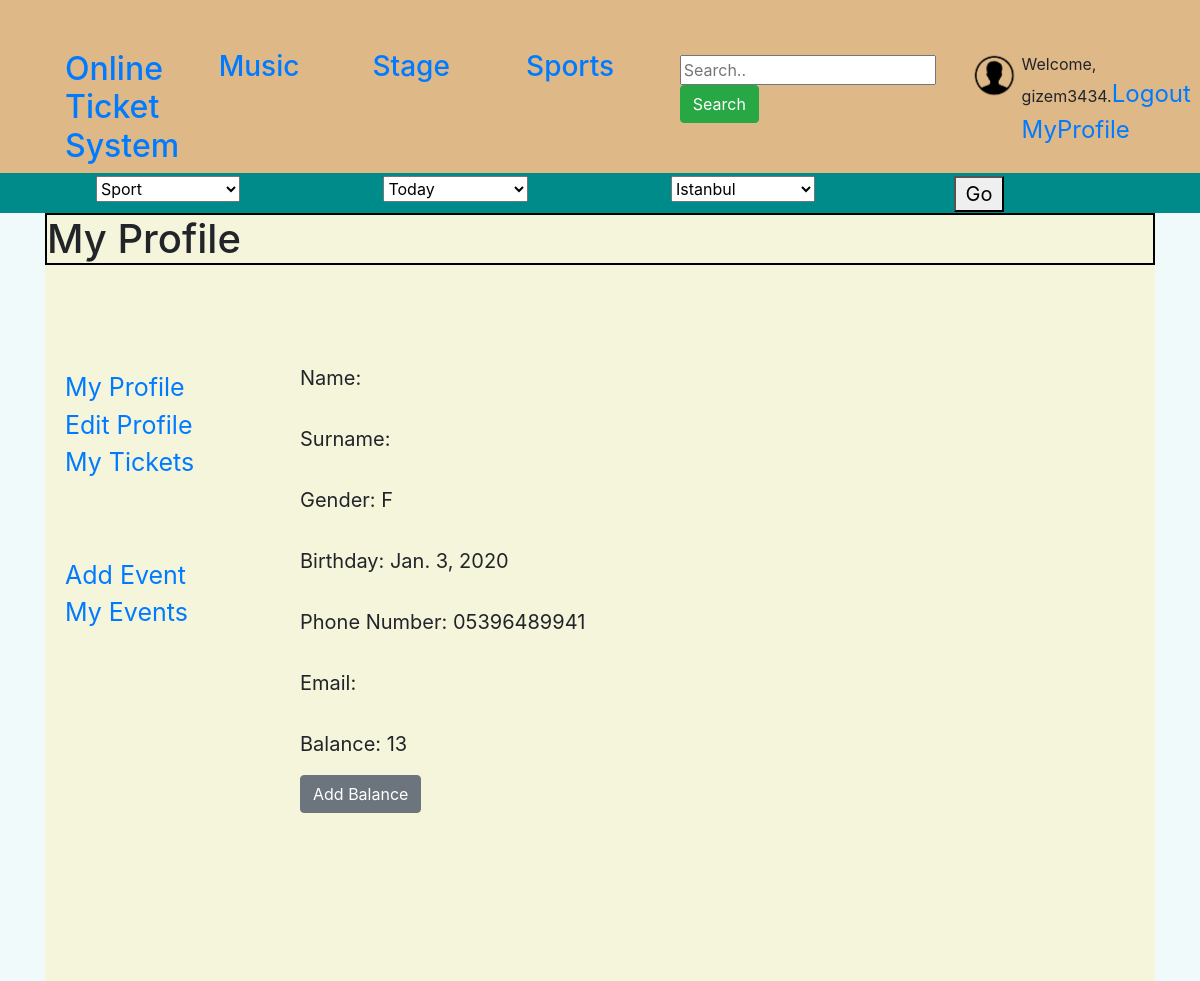
Screenshot of /account/profile/ (signed in) with the database file from the repository.
### website/models.py (models this page shows, shortened)
class UserProfile(models.Model):
    id = models.AutoField(primary_key=True)
    GENDER = (
        ('M', 'Male'),
        ('F', 'Female'),
    )
    gender = models.CharField(max_length=1, choices=GENDER)
    birthday = models.DateField()
    phone_number = models.CharField(max_length=11)
    img = models.URLField(null=True, blank=True)
    isOperator = models.BooleanField(default=False)
    user = models.ForeignKey(User, on_delete=models.CASCADE)
    balance = models.IntegerField(default=0)

### website/views.py (the view)
# urls.py: path('account/profile/', views.my_profile_view, name='my_profile'),
@login_required
def my_profile_view(request):
    user = request.user
    user_infos = UserProfile.objects.all().filter(user=user)
    context = {"user_infos": user_infos}
    return render(request, 'profile/profile.html', context)

### templates/profile/profile.html (shortened to what this page needs)
{% extends 'base.html' %}
{% block head %}
    {% load static %}
    <link rel="stylesheet" type="text/css" href="{% static "css/profile/profil.css" %}">
{% endblock %}
{% block content %}
    <body>
<div id="mainDiv">
    <h1 id="header">My Profile</h1>
    <div class="infos">
        {% block info %}
            {% for info in user_infos %}
                <p>Name: {{ info.user.first_name }} </p>
                <p>Surname: {{ info.user.last_name }}</p>
                <p>Gender: {{ info.gender }}</p>
                <p>Birthday: {{ info.birthday }}</p>
                <p>Phone Number: {{ info.phone_number }}</p>
                <p>Email: {{  info.user.email }}</p>
                <p>Balance: {{  info.balance }}</p>
                <a href="{% url 'add_balance' %}"><button type="button" class="btn btn-secondary">Add Balance</button></a>
            {% endfor %}
        {% endblock %}
    </div>
    <div id="main_menu">
        <br><br>
        <a href="{% url 'my_profile' %}">My Profile</a><br>
        <a href="{% url 'edit_my_profile' %}">Edit Profile</a><br>
        <a href="{% url 'my_tickets' %}">My Tickets</a><br>
        <br><br>
        {% block isOperator %}
        {% for info in user_infos %}
            {% if info.isOperator %}
                <a href="{% url 'add_event' %}">Add Event</a><br>
                <a href="{% url 'my_events' %}">My Events</a><br>
            {% endif %}
        {% endfor %}
            {% endblock %}
    </div>
</div>
    </body>
{% endblock %}

### templates/base.html (shortened to what this page needs)
<!DOCTYPE html>
<html lang="en">
<head>
    <link rel="stylesheet" href="https://stackpath.bootstrapcdn.com/bootstrap/4.4.1/css/bootstrap.min.css">
     {% block head %}
             {% endblock %}
     {% load static %}
    <link rel="stylesheet" type="text/css" href="{% static 'css/home.css' %}">
</head>
<body>
    <header>
        <div class="row" id='mainRow'>
            <div class="col-md">
                <div id="webSiteName">
                    <a href="{%  url 'home' %}">
                        <h2>Online Ticket System</h2>
                    </a>
                </div>
            </div>
            <div class="col-md">
                <div class="topicsName">
                    <a href="">
                        <h3>Music</h3>
                    </a>
                </div>
            </div>
            <div class="col-md">
                <div class="topicsName">
                    <a href="">
                        <h3>Stage</h3>
                    </a>
                </div>
            </div>
            <div class="col-md">
                <div class="topicsName">
                    <a href="">
                        <h3>Sports</h3>
                    </a>
                </div>
            </div>
            <div class="col-md">
                <div class="search-container">
                    <input type="text" placeholder="Search.." name="search">
        {% block searchButton %}
    <a class="btn btn-success" type="submit" href={% url 'search_event' %} role="button">Search</a>
        {% endblock %}
                </div>
            </div>
            <div class="col-md">
                <div class="avatarDiv">
                    <img src={% static "media/user-avatar.png" %} alt="user-avatar">
                </div>
                <div class="accountTextDiv">
                    {% if user.is_authenticated %}
                    <p class="login">Welcome, {{ user.get_username }}.<a href="{% url 'logout' %}">Logout</a>
                    <a href="{% url 'my_profile' %}">MyProfile</a></p>
                    {% else %}
                    <p><a href="{% url 'login' %}">Login</a></p>
                    {% endif %}
                </div>
            </div>
        </div>
        <div class="row" id='searchFilterRow'>
            <div class="col-md">
                <div class="categories">
                    <select>
                        <option value="Sport">Sport</option>
                    </select>
                </div>
            </div>
            <div class="col-md">
                <div class="categories">
                    <select>
                        <option value="Today">Today</option>
                    </select>
                </div>
            </div>
            <div class="col-md">
                <div class="categories">
                    <select>
                        <option value="Istanbul">Istanbul</option>
                    </select>
                </div>
            </div>
            <div class="col-md">
                <div class="filterButton">
                    <button type="submit">Go</button>
                </div>
            </div>
        </div>
    </header>
    <div class="container-xl">
        <div id="content">
            {% block content %}
             {% endblock %}
        </div>
    </div>
</body>
</html>

### website/static/css/profile/profil.css (style rules this page uses)
body { margin: auto; }
#mainDiv { float: none; width: 100%; height: 768px; margin: auto; background-color: beige; }
#header { border:2px solid black; }
.infos p { padding-top: 15px; }
.infos { position: relative; width:600px; font-size:20px; height: 100px; margin: auto; margin-top: 7.5%; }
#main_menu { position: absolute; width:200px; top:30%; font-size: 25px; padding-left:20px; }

### website/static/css/home.css (style rules this page uses)
body { background-color: #F1FAFB; width: 100%; }
header { width: 100%; }
#webSiteName { float: left; width: 14%; height: 95%; margin: auto; }
.topicsName { float: left; width: 14%; height: 95%; margin: auto; }
.avatarDiv { float: left; width: 30%; height: 95%; margin: auto; margin-left: 2%; }
.avatarDiv img { max-width: 100%; max-height: 100%; }
.accountTextDiv { float: left; width: 14%; height: 95%; margin: auto; padding-top: 1%; margin-left: 1%; }
.accountTextDiv a { margin-top: 1%; font-size: x-large; }
.accountTextDiv p { width: 100%; }
.search-container { float: left; width: 25%; height: 80%; margin: auto; padding-top: 2%; }
.search-container input { float: left; margin: auto; }
#searchFilterRow { margin: auto; padding-left: 50px; text-align: center; background-color: darkcyan; }
#mainRow { margin: auto; padding-left: 50px; padding-right: 50px; padding-top: 50px; background-color: burlywood; }
#content { background-color: gray; }
.categories { float: left; width: 80%; height: 40px; margin: auto; padding-top: 1%; }
.categories select { width: 70%; height: 70%; }
.filterButton { float: left; width: 40%; height: 100%; margin: auto; padding-top: 1%; }
.filterButton button { font-size: 20px; width: 50px; }

### rows the page displays
UserProfile: gender "F", birthday "Jan. 3, 2020", phone_number "05396489941", balance "13", isOperator "Add Event"

### other values shown
{{ user.get_username }} "gizem3434"
